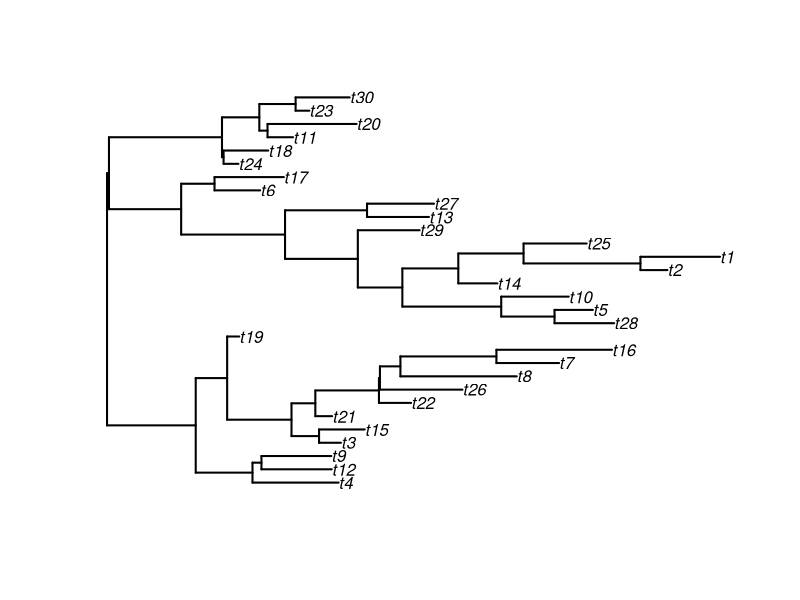

This chart was generated by the following R code:
#http://www.phytools.org/eqg/Exercise_3.2/

library(ape)

## simulate a phylogeny
tree <- rtree(n = 30)
plot(tree, edge.width = 2)


write.tree(tree, file = "example.trees")